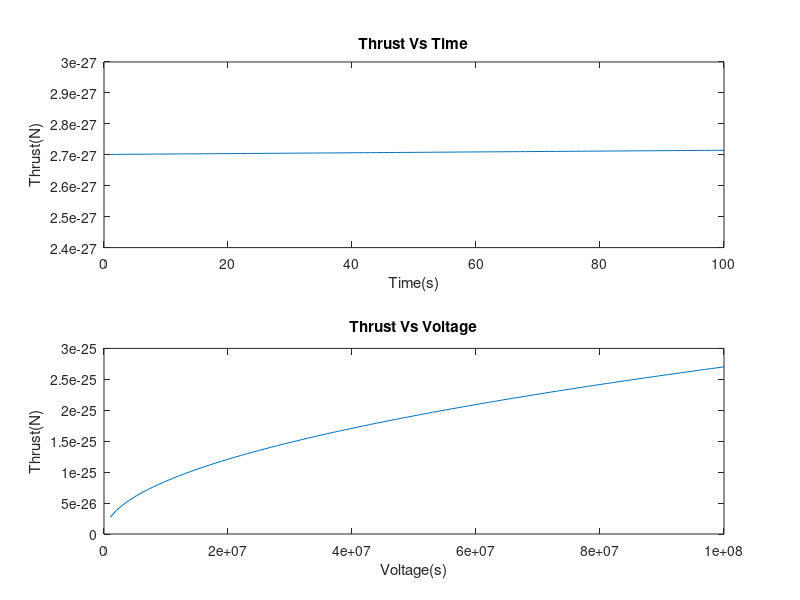

Write the MATLAB code that produced this figure.
% Ion Thruster Project for ECE325
%
% Group Members:
%   Scott McCarney
%   Wilson Guo
%   John Buccilli
%   Alexandre Tessier
%
% Works Cited: 
%   http://ngpdlab.engin.umich.edu/electric-propulsion/field-emission-electric-propulsion
%   http://descanso.jpl.nasa.gov/SciTechBook/series1/Goebel__cmprsd_opt.pdf

clc

%Constants

q = 1.602*10^-19;%charge of electron
m = 9.109*10^-31;%mass of electron
rocketMass = 2000;%kilograms
ionFlowRate = 10000;%ion/sec
massOfIon = 1*10^-5;%kg/ion
massOverTime = ionFlowRate*massOfIon;

%End Constants

%Array
timeArray = 1:100;
voltageArray = 1:100;
voltageArray = 1*10^6*voltageArray;%millions
ThrustTime = 1:100;
ThrustVoltage = 1:100;

for n = 1:100;
    if n == 1
        ThrustTime(n) = m*sqrt(2*q*10000/m)*log((rocketMass)/(rocketMass - massOverTime*timeArray(n))); 
    else
        ThrustTime(n) = m*sqrt(2*q*10000/m)*log((rocketMass - massOverTime*timeArray(n-1))/(rocketMass - massOverTime*timeArray(n))); 
    end
end

for n = 1:100;
    if n == 1
        ThrustVoltage(n) = m*sqrt(2*q*voltageArray(n)/m)*log((rocketMass)/(rocketMass - massOverTime*timeArray(1))); 
    else
        ThrustVoltage(n) = m*sqrt(2*q*voltageArray(n)/m)*log((rocketMass - massOverTime*timeArray(1))/(rocketMass - massOverTime*timeArray(2))); 
    end
end

figure
title('Ion Thruster Results');
subplot(2, 1, 1);
plot(timeArray, ThrustTime);
title('Thrust Vs Time');
xlabel('Time(s)');
ylabel('Thrust(N)');
subplot(2, 1, 2);
plot(voltageArray, ThrustVoltage);
title('Thrust Vs Voltage');
xlabel('Voltage(s)');
ylabel('Thrust(N)');
